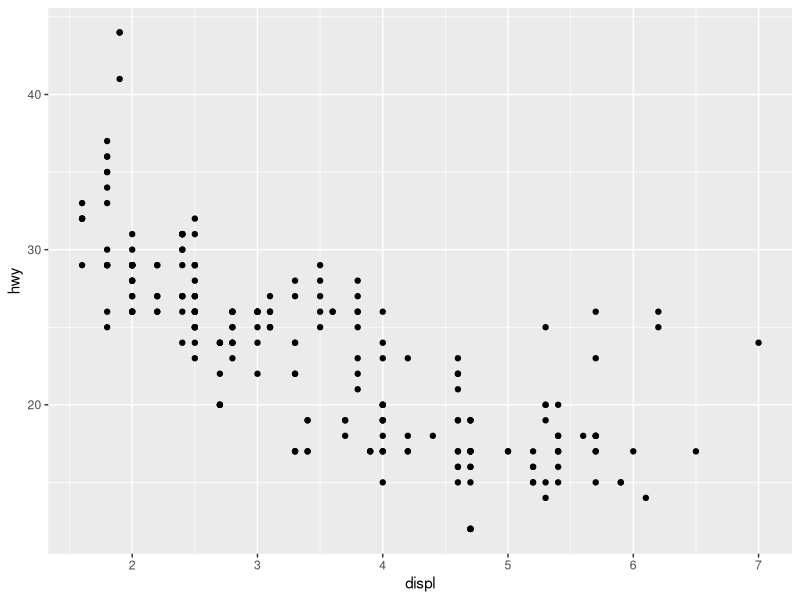
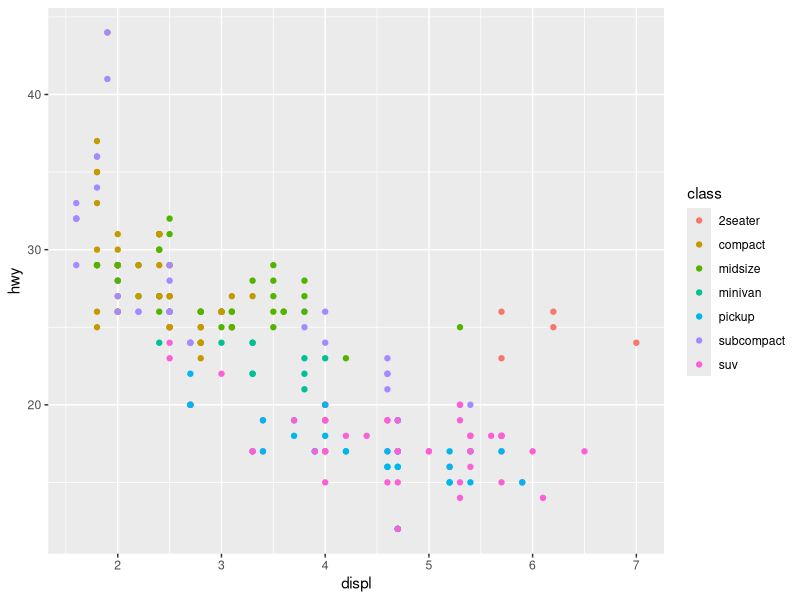
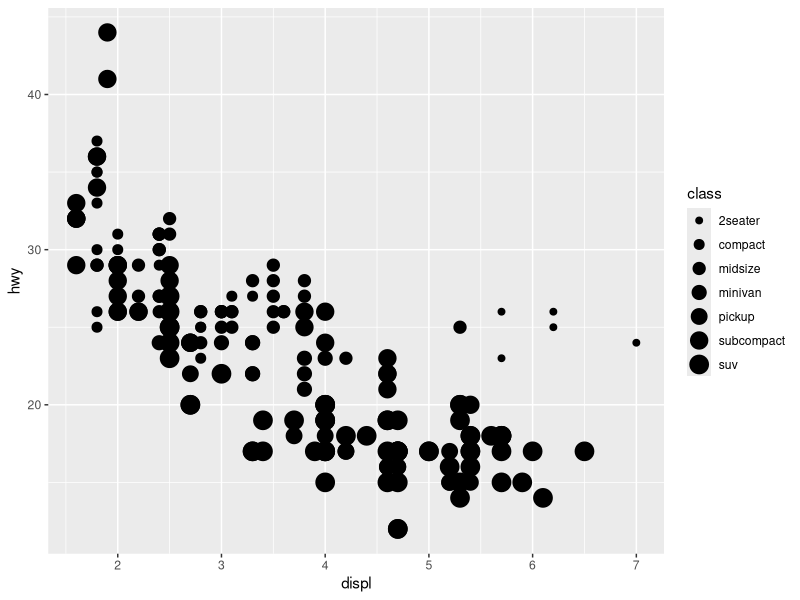
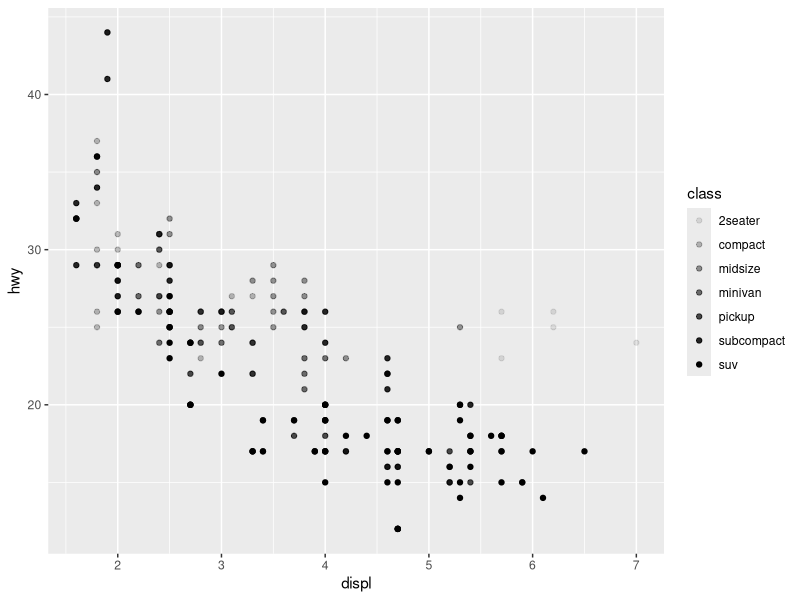
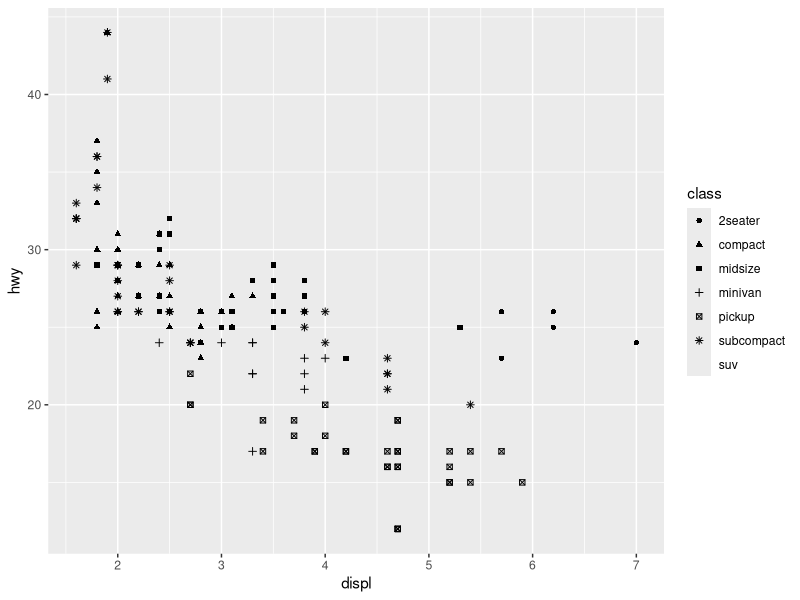
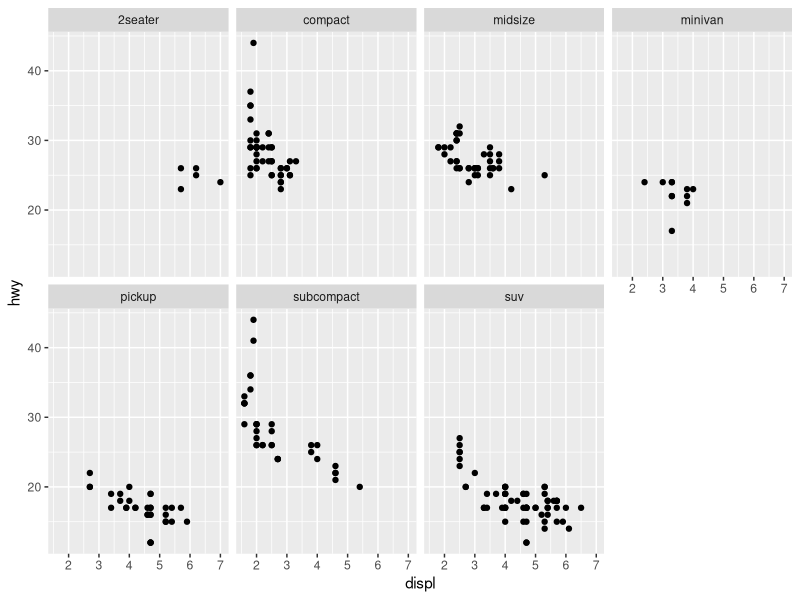
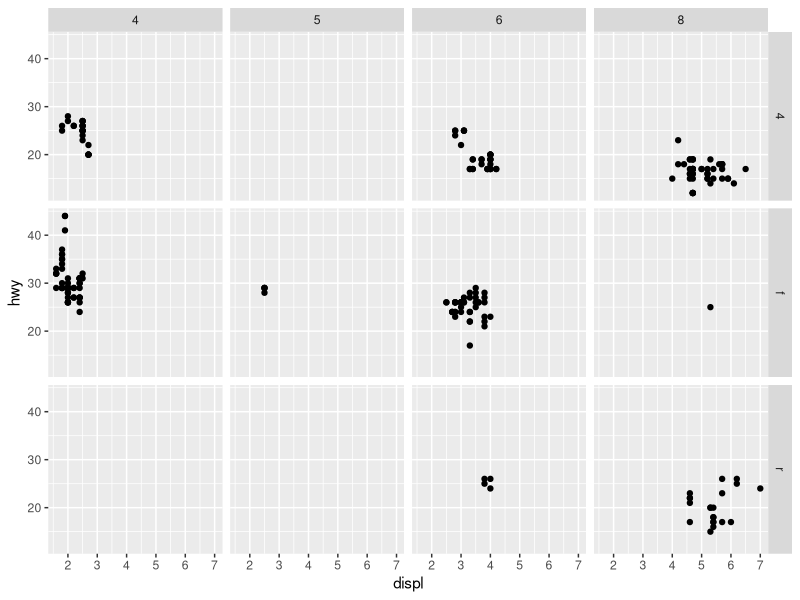
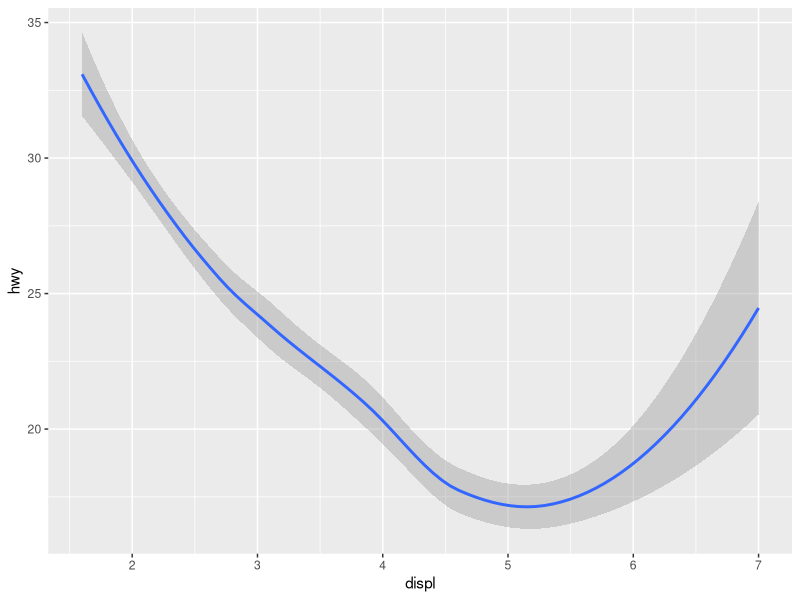

These charts were generated, in order, by the following R code:
install.packages("tidyverse") 
library(tidyverse)
#> ?????? Attaching packages ????????????????????????????????????????????????????????????????????????????????????????????????????????????????????? tidyverse 1.3.0 ??????
#> ??? ggplot2 3.3.0     ??? purrr   0.3.4
#> ??? tibble  3.0.1     ??? dplyr   0.8.5
#> ??? tidyr   1.0.3     ??? stringr 1.4.0
#> ??? readr   1.3.1     ??? forcats 0.5.0
tidyverse_update() # Update if necessary

install.packages(c("nycflights13", "gapminder", "Lahman"))
# Data Packages
# airline flights, world development and baseball

#> ?????? Data Visualisation  ???????????????????????????????????????????????????????????????????????????????????????????????????????????????????????????????????????????????????????????????????????????
# Lets start with looking at a car data set which found in ggplot2 package found 
# in the tidyverse package.

mpg  # data frame
?mpg # information about the data frame

# There are 234 rows and 11 columns in this data set
# The variables are:
#> manufacturer: the manufacturer name
#> model: the models name
#> displ: the engine displacement, in litre
#> year: year of manufacture
#> cyl: number of cylinders
#> tran: type of transmission
#> drv: the type of driven train
#> cty: city miles per gallon
#> hwy: highway miles per gallon
#> fl: fuel type
#> class: 'type' of car

# Variable of interest from this data frame is 'displ' and 'hwy',

ggplot(data = mpg) + 
  geom_point(mapping = aes(x = displ, y = hwy))

# The plot illustrate a negative relationship between 'displ' and 'hwy' as the
# 'hwy' decrease when 'displ' increase.
# From this plot we can see that cars with big engines use more fuel.


# For data type which are objects it is also possible to visualize those
# together with the integer/float data - by color the plot

ggplot(data = mpg) + 
  geom_point(mapping = aes(x = displ, y = hwy, color = class))

# or sizes

ggplot(data = mpg) + 
  geom_point(mapping = aes(x = displ, y = hwy, size = class))
#> Warning: Using size for a discrete variable is not advised.

# or alpha, the transparency

ggplot(data = mpg) + 
  geom_point(mapping = aes(x = displ, y = hwy, alpha = class))

# or shapes

ggplot(data = mpg) + 
  geom_point(mapping = aes(x = displ, y = hwy, shape = class))

# ggplot2 can only visualize 6 different shapes. If there are more 
# classes/groups they will not be plotted


# Facets is another way to visualize categorical variables
# like 'class' in the mpg data set.

ggplot(data = mpg) + 
  geom_point(mapping = aes(x = displ, y = hwy)) + 
  facet_wrap(~ class, nrow = 2)

# facet_wrap() need a formula (~) which is name of a data 
# structure and the variable name

# If you want to plot two categorical variables you need to
# use the facet_grid()

ggplot(data = mpg) + 
  geom_point(mapping = aes(x = displ, y = hwy)) + 
  facet_grid(drv ~ cyl)


# geom have different syntax to show different visualization
# of the data

ggplot(data = mpg) + 
  geom_smooth(mapping = aes(x = displ, y = hwy))

# to remove the transparent field around the line use
# se = FALSE in the function

ggplot(data = mpg) + 
  geom_smooth(mapping = aes(x = displ, y = hwy, linetype = drv))

ggplot(data = mpg) +
  geom_smooth(mapping = aes(x = displ, y = hwy))

ggplot(data = mpg) +
  geom_smooth(mapping = aes(x = displ, y = hwy, group = drv))

ggplot(data = mpg) +
  geom_smooth(
    mapping = aes(x = displ, y = hwy, color = drv),
    show.legend = FALSE
  )


# YOu can display two plots in the same plot

ggplot(data = mpg) + 
  geom_point(mapping = aes(x = displ, y = hwy)) +
  geom_smooth(mapping = aes(x = displ, y = hwy))

# To make sure that the plots used the same x- and y-axis
# you can write it under the data

ggplot(data = mpg, mapping = aes(x = displ, y = hwy)) + 
  geom_point() + 
  geom_smooth()

# or like this

ggplot(data = mpg, mapping = aes(x = displ, y = hwy)) + 
  geom_point(mapping = aes(color = class)) + 
  geom_smooth()

